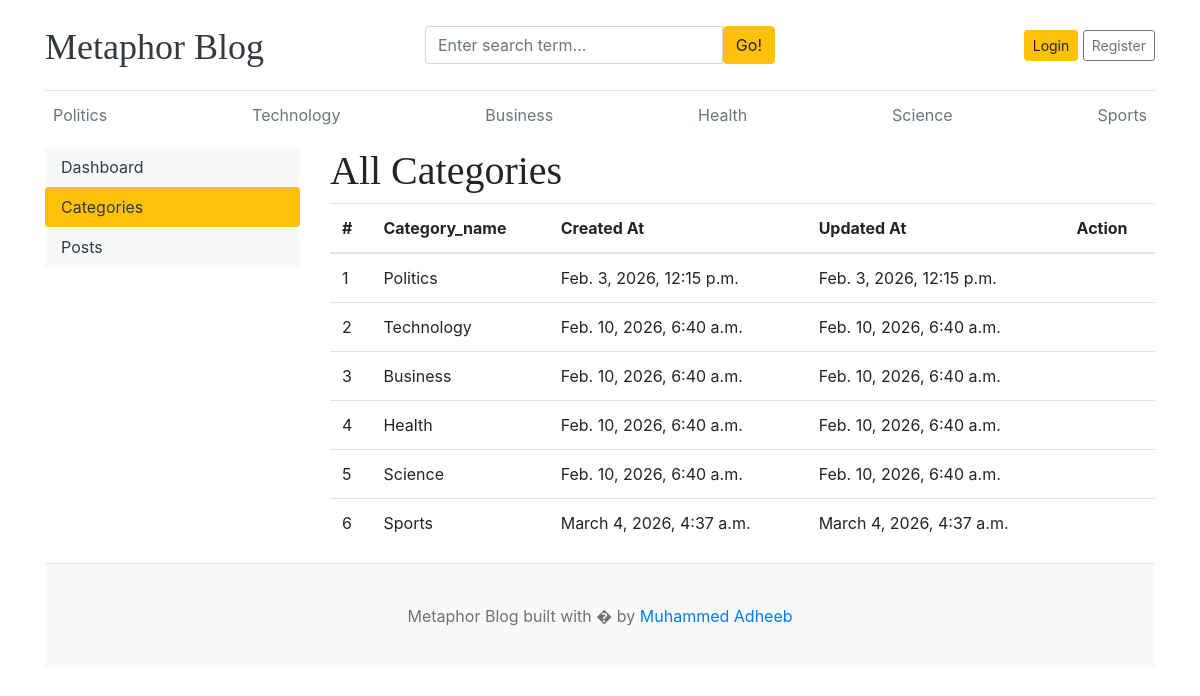
/dashboard/categories/, run on the app's committed database.
### blogs/models.py (models this page shows)
class Category(models.Model):
    category_name = models.CharField(max_length=50, unique=True)
    created_at = models.DateTimeField(auto_now_add=True)
    updated_at = models.DateTimeField(auto_now=True)
    class Meta:
        verbose_name_plural = 'categories'
    def __str__(self):
        return self.category_name

### dashboards/views.py (the view)
# urls.py: path('categories/', views.categories, name='categories'),
def categories(request):
    return render(request, 'dashboard/categories.html')

### blogs/context_processors.py (called while the page is built)
def get_categories(request):
    categories = Category.objects.all()
    return dict(categories=categories)

def get_social_links(request):
    social_links = SocialLink.objects.all()
    return dict(social_links=social_links)

### templates/dashboard/categories.html (shortened to what this page needs)
{% extends "base.html" %} {% block content %}
<div class="row">
  {% include 'dashboard/sidebar.html'%}
  <div class="col-md-9">
    <h1>All Categories</h1>
    <table class="table table-hover">
      <thead>
        <tr>
          <th>#</th>
          <th>Category_name</th>
          <th>Created At</th>
          <th>Updated At</th>
          <th>Action</th>
        </tr>
      </thead>
      <tbody>
        {% for cat in categories %}
        <tr>
          <td>{{ forloop.counter }}</td>
          <td>{{ cat }}</td>
          <td>{{ cat.created_at }}</td>
          <td>{{ cat.updated_at }}</td>
          <td>
          </td>
        </tr>
        {% endfor %}
      </tbody>
    </table>
  </div>
</div>
{% endblock%}

### templates/base.html (shortened to what this page needs)
{% load static %}
<!DOCTYPE html>
<html lang="en">
<head>
    <link href="https://getbootstrap.com/docs/4.0/dist/css/bootstrap.min.css" rel="stylesheet">
    <link href="{% static 'css/blog.css' %}" rel="stylesheet">
    <link rel="stylesheet" href="https://cdnjs.cloudflare.com/ajax/libs/font-awesome/4.7.0/css/font-awesome.min.css">
  </head>
<body>
    <div class="container">
      <header class="blog-header py-3">
      <div class="row align-items-center">
        <div class="col-4 pt-1">
          <a class="blog-header-logo text-dark" href="/">Metaphor Blog</a>
        </div>
      <div class="col-4">
      <form action="{% url 'search' %}" method="GET">
        <div class="input-group">
          <input
            class="form-control"
            type="text"
            name="keyword"
            value="{{ keyword }}"
            placeholder="Enter search term..."
          />
          <button type="submit" class="btn btn-warning">
            Go!
          </button>
        </div>
      </form>
    </div>
    <div class="col-4 d-flex justify-content-end align-items-center">
      {% if not user.is_authenticated %}
      <a class="btn btn-sm btn-warning" href="{% url 'login' %}">Login</a>
      <a class="btn btn-sm btn-outline-secondary" href="{% url 'register' %}">Register</a>
      {% else %}
      <span><a href="{% url 'dashboard' %}">Dashboard</a></span>
      &emsp;
      <span><a href=" {% url 'logout' %}">Logout</a></span>
      {% endif %}
    </div>
  </div>
</header>
      <div class="nav-scroller py-1 mb-2">
        <nav class="nav d-flex justify-content-between">
          {% for cat in categories %}
          <a class="p-2 text-muted" href="{% url 'posts_by_category' cat.id %}">{{ cat.category_name}}</a>
          {% endfor %}
        </nav>
      </div>
{% block content %}
{% endblock content %}
<footer class="blog-footer">
  <p>Metaphor Blog built with � by <a href="#">Muhammed Adheeb</a></p>
</footer>
</body>
</html>

### blog_main/static/css/blog.css (style rules this page uses)
.blog-header { border-bottom: 1px solid #e5e5e5; }
.blog-header-logo { font-family: "Playfair Display", Georgia, "Times New Roman", serif; font-size: 2.25rem; }
h1, h2, h3, h4, h5, h6 { font-family: "Playfair Display", Georgia, "Times New Roman", serif; }
.blog-footer { padding: 2.5rem 0; color: #727272; text-align: center; background-color: #f9f9f9; border-top: .05rem solid #e5e5e5; }
.blog-footer p:last-child { margin-bottom: 0; }

### data on the page
Category: category_name "Politics", created_at "Feb. 3, 2026, 12:15 p.m.", updated_at "Feb. 3, 2026, 12:15 p.m."
Category: category_name "Technology", created_at "Feb. 10, 2026, 6:40 a.m.", updated_at "Feb. 10, 2026, 6:40 a.m."
Category: category_name "Business", created_at "Feb. 10, 2026, 6:40 a.m.", updated_at "Feb. 10, 2026, 6:40 a.m."
Category: category_name "Health", created_at "Feb. 10, 2026, 6:40 a.m.", updated_at "Feb. 10, 2026, 6:40 a.m."
Category: category_name "Science", created_at "Feb. 10, 2026, 6:40 a.m.", updated_at "Feb. 10, 2026, 6:40 a.m."
Category: category_name "Sports", created_at "March 4, 2026, 4:37 a.m.", updated_at "March 4, 2026, 4:37 a.m."
